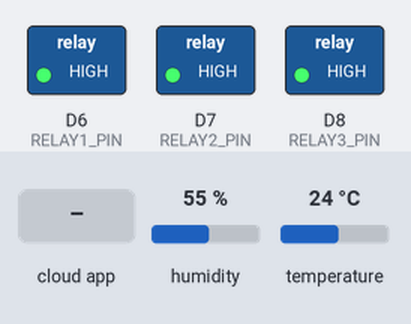
The sketch below on a simulated ESP8266 (NodeMCU). On the bench: switched loads named in the sketch (green lamp = pin HIGH). Inputs (shaded band) come from the test bench; at power-on: humidity 55 %, temperature 24 °C. WiFi joins after 1.5 s; servers stay silent unless stated; the Firebase database answers and starts empty; what the sketch prints to the serial monitor is not drawn.

Above: at 2.7 s.
2.8 s: the phone or cloud app sets Kipas to ON
At 3.8 s:
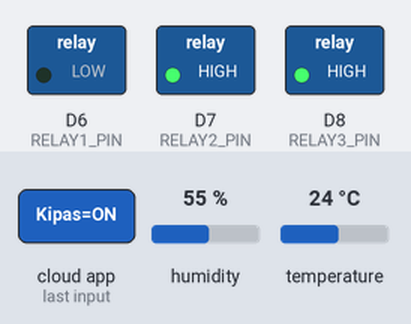
4.4 s: the phone or cloud app sets Lampu to ON
At 5.3 s:
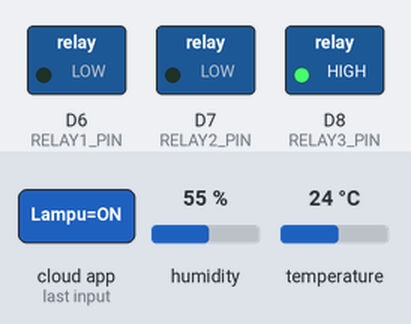
6.3 s: the phone or cloud app sets Pompa to ON
At 8.2 s:
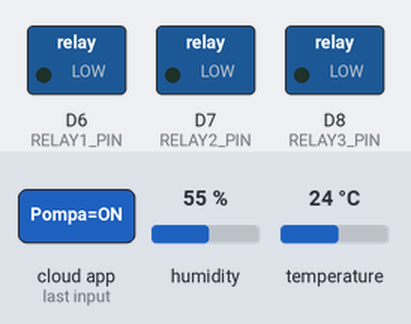
Timing chart, 0 to 9.7 s (numbered marks = the images above; inputs shaded):
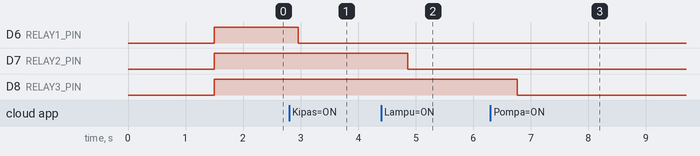

Measured:
- after the input at 2.8 s, D6 (RELAY1_PIN): HIGH → LOW after 0.16 s
- after the input at 4.4 s, D7 (RELAY2_PIN): HIGH → LOW after 0.46 s
- after the input at 6.3 s, D8 (RELAY3_PIN): HIGH → LOW after 0.47 s

The sketch:

Sistemkontrol.ino
```cpp
#include <ESP8266WiFi.h>
#include <FirebaseESP8266.h>
#include "DHT.h"

#define wifi_SSID "Ibnu"
#define wifi_PASSWORD ""
#define FIREBASE_HOST "https://sistemkontrol-354e2-default-rtdb.firebaseio.com/:null "
#define FIREBASE_AUTH "AIzaSyDJy8q1lwiPjc8ibEzeJ8YgcC6LZ_q2GWI"
FirebaseData fbdo;
FirebaseAuth auth;
FirebaseConfig config;

#define DHT_PIN D5
#define DHTTYPE DHT22
#define RELAY1_PIN D6
#define RELAY2_PIN D7
#define RELAY3_PIN D8
DHT dht(DHT_PIN, DHTTYPE);

void setup() {
  Serial.begin (115200);
  WiFi.begin(wifi_SSID, wifi_PASSWORD);
  Serial.print("Menghubungkan Wifi");

  while(WiFi.status() != WL_CONNECTED){
    Serial.print(".");
    delay(500);
  }

  Serial.println();
  Serial.println("Wifi Tersambung");

  config.host = FIREBASE_HOST;
  config.signer.tokens.legacy_token = FIREBASE_AUTH;

  Firebase.begin(&config, &auth);
  Firebase.reconnectWiFi(true);
  dht.begin();

  pinMode(DHT_PIN, INPUT);
  pinMode(RELAY1_PIN, OUTPUT);
  pinMode(RELAY2_PIN, OUTPUT);
  pinMode(RELAY3_PIN, OUTPUT);

  digitalWrite (RELAY1_PIN, HIGH);
  digitalWrite (RELAY2_PIN, HIGH);
  digitalWrite (RELAY3_PIN, HIGH);
  // put your setup code here, to run once:

}

void loop() {
 delay(1000);
  float h = dht.readHumidity();

  float t = dht.readTemperature();

  if (Firebase.ready()) {

    if (!isnan(h) && Firebase.setFloat(fbdo, "DHT/humidity", h)){
//
       Serial.print("Humidity: ");
       Serial.println(h);

    }
    else {
      Serial.println("FAILED");
      Serial.println("REASON: " + fbdo.errorReason());
    }


    // Write an Float number on the database path test/float
    if (!isnan(t) && Firebase.setFloat(fbdo, "DHT/temperature", t)){
//
       Serial.print("Temperature: ");
       Serial.println(t);
    }
    else {
      Serial.println("FAILED");
      Serial.println("REASON: " + fbdo.errorReason());
    }
  //iki mlebu relay
if (Firebase.getString(fbdo, "Mesin/Kipas")) {
    String state1 = fbdo.stringData();
    Serial.print("Kipas: ");
    Serial.println(state1);
    digitalWrite(RELAY1_PIN, (state1 == "ON") ? LOW : HIGH);
  } else {
    Serial.println("Gagal baca /Kipas: " + fbdo.errorReason());
  }

  // Baca /relay2 dari Firebase
  if (Firebase.getString(fbdo, "Mesin/Lampu")) {
    String state2 = fbdo.stringData();
    Serial.print("Lampu: ");
    Serial.println(state2);
    digitalWrite(RELAY2_PIN, (state2 == "ON") ? LOW : HIGH);
  } else {
    Serial.println("Gagal baca /Lampu: " + fbdo.errorReason());
  }
  if (Firebase.getString(fbdo, "Mesin/Pompa")) {
    String state3 = fbdo.stringData();
    Serial.print("Pompa: ");
    Serial.println(state3);
    digitalWrite(RELAY3_PIN, (state3 == "ON") ? LOW : HIGH);
  } else {
    Serial.println("Gagal baca /pompa: " + fbdo.errorReason());
  }
  }

  Serial.println("______________________________");
}
```
